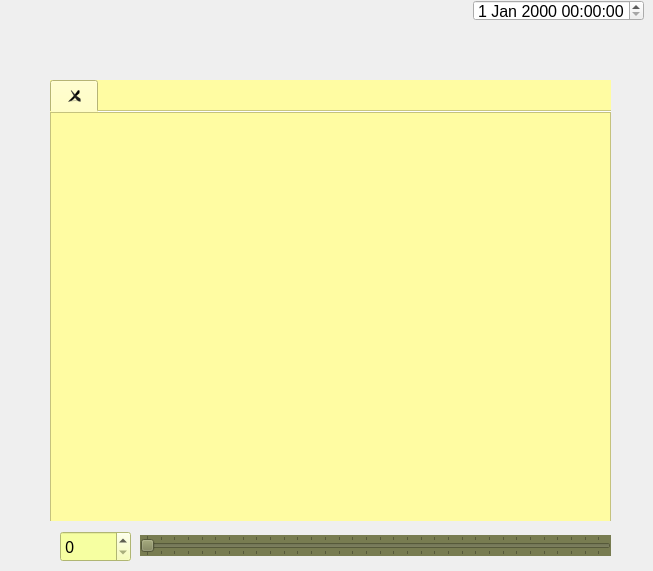
  <widget class="QWidget" name="centralWidget">
   <property name="focusPolicy">
    <enum>Qt::ClickFocus</enum>
   </property>
   <property name="acceptDrops">
    <bool>true</bool>
   </property>
   <widget class="QTabWidget" name="tabWidget">
    <property name="geometry">
     <rect>
      <x>50</x>
      <y>80</y>
      <width>561</width>
      <height>441</height>
     </rect>
    </property>
    <property name="minimumSize">
     <size>
      <width>561</width>
      <height>441</height>
     </size>
    </property>
    <property name="maximumSize">
     <size>
      <width>561</width>
      <height>441</height>
     </size>
    </property>
    <property name="acceptDrops">
     <bool>true</bool>
    </property>
    <property name="styleSheet">
     <string notr="true">background-color: rgb(255, 252, 162);</string>
    </property>
    <property name="tabPosition">
     <enum>QTabWidget::North</enum>
    </property>
    <property name="iconSize">
     <size>
      <width>16</width>
      <height>16</height>
     </size>
    </property>
    <property name="documentMode">
     <bool>true</bool>
    </property>
    <property name="tabsClosable">
     <bool>true</bool>
    </property>
    <property name="movable">
     <bool>true</bool>
    </property>
    <widget class="QWidget" name="tabWidgetPage1">
     <attribute name="title">
      <string/>
     </attribute>
     <widget class="QTextEdit" name="textEdit">
      <property name="geometry">
       <rect>
        <x>0</x>
        <y>0</y>
        <width>561</width>
        <height>411</height>
       </rect>
      </property>
      <property name="autoFormatting">
       <set>QTextEdit::AutoNone</set>
      </property>
     </widget>
    </widget>
   </widget>
   <widget class="QSpinBox" name="spinBox">
    <property name="geometry">
     <rect>
      <x>60</x>
      <y>531</y>
      <width>71</width>
      <height>31</height>
     </rect>
    </property>
    <property name="palette">
     <palette>
      <active>
       <colorrole role="Button">
        <brush brushstyle="SolidPattern">
         <color alpha="255">
          <red>246</red>
          <green>255</green>
          <blue>161</blue>
         </color>
        </brush>
       </colorrole>
       <colorrole role="Base">
        <brush brushstyle="SolidPattern">
         <color alpha="255">
          <red>246</red>
          <green>255</green>
          <blue>161</blue>
         </color>
        </brush>
       </colorrole>
       <colorrole role="Window">
        <brush brushstyle="SolidPattern">
         <color alpha="255">
          <red>246</red>
          <green>255</green>
          <blue>161</blue>
         </color>
        </brush>
       </colorrole>
      </active>
      <inactive>
       <colorrole role="Button">
        <brush brushstyle="SolidPattern">
         <color alpha="255">
          <red>246</red>
          <green>255</green>
          <blue>161</blue>
         </color>
        </brush>
       </colorrole>
       <colorrole role="Base">
        <brush brushstyle="SolidPattern">
         <color alpha="255">
          <red>246</red>
          <green>255</green>
          <blue>161</blue>
         </color>
        </brush>
       </colorrole>
       <colorrole role="Window">
        <brush brushstyle="SolidPattern">
         <color alpha="255">
          <red>246</red>
          <green>255</green>
          <blue>161</blue>
         </color>
        </brush>
       </colorrole>
      </inactive>
      <disabled>
       <colorrole role="Button">
        <brush brushstyle="SolidPattern">
         <color alpha="255">
          <red>246</red>
          <green>255</green>
          <blue>161</blue>
         </color>
        </brush>
       </colorrole>
       <colorrole role="Base">
        <brush brushstyle="SolidPattern">
         <color alpha="255">
          <red>246</red>
          <green>255</green>
          <blue>161</blue>
         </color>
        </brush>
       </colorrole>
       <colorrole role="Window">
        <brush brushstyle="SolidPattern">
         <color alpha="255">
          <red>246</red>
          <green>255</green>
          <blue>161</blue>
         </color>
        </brush>
       </colorrole>
      </disabled>
     </palette>
    </property>
    <property name="font">
     <font>
      <family>Book Antiqua</family>
      <pointsize>12</pointsize>
     </font>
    </property>
    <property name="styleSheet">
     <string notr="true">background-color: rgb(246, 255, 161);</string>
    </property>
    <property name="inputMethodHints">
     <set>Qt::ImhDigitsOnly</set>
    </property>
    <property name="correctionMode">
     <enum>QAbstractSpinBox::CorrectToNearestValue</enum>
    </property>
    <property name="maximum">
     <number>1000</number>
    </property>
    <property name="singleStep">
     <number>10</number>
    </property>
   </widget>
   <widget class="QSlider" name="horizontalSlider">
    <property name="geometry">
     <rect>
      <x>140</x>
      <y>535</y>
      <width>471</width>
      <height>21</height>
     </rect>
    </property>
    <property name="palette">
     <palette>
      <active>
       <colorrole role="WindowText">
        <brush brushstyle="SolidPattern">
         <color alpha="255">
          <red>41</red>
          <green>74</green>
          <blue>45</blue>
         </color>
        </brush>
       </colorrole>
       <colorrole role="Button">
        <brush brushstyle="SolidPattern">
         <color alpha="255">
          <red>120</red>
          <green>124</green>
          <blue>81</blue>
         </color>
        </brush>
       </colorrole>
       <colorrole role="Text">
        <brush brushstyle="SolidPattern">
         <color alpha="255">
          <red>41</red>
          <green>74</green>
          <blue>45</blue>
         </color>
        </brush>
       </colorrole>
       <colorrole role="ButtonText">
        <brush brushstyle="SolidPattern">
         <color alpha="255">
          <red>41</red>
          <green>74</green>
          <blue>45</blue>
         </color>
        </brush>
       </colorrole>
       <colorrole role="Base">
        <brush brushstyle="SolidPattern">
         <color alpha="255">
          <red>120</red>
          <green>124</green>
          <blue>81</blue>
         </color>
        </brush>
       </colorrole>
       <colorrole role="Window">
        <brush brushstyle="SolidPattern">
         <color alpha="255">
          <red>120</red>
          <green>124</green>
          <blue>81</blue>
         </color>
        </brush>
       </colorrole>
       <colorrole role="HighlightedText">
        <brush brushstyle="SolidPattern">
         <color alpha="255">
          <red>85</red>
          <green>170</green>
          <blue>127</blue>
         </color>
        </brush>
       </colorrole>
       <colorrole role="Link">
        <brush brushstyle="SolidPattern">
         <color alpha="255">
          <red>56</red>
          <green>85</green>
          <blue>58</blue>
         </color>
        </brush>
       </colorrole>
      </active>
      <inactive>
       <colorrole role="WindowText">
        <brush brushstyle="SolidPattern">
         <color alpha="255">
          <red>41</red>
          <green>74</green>
          <blue>45</blue>
         </color>
        </brush>
       </colorrole>
       <colorrole role="Button">
        <brush brushstyle="SolidPattern">
         <color alpha="255">
          <red>120</red>
          <green>124</green>
          <blue>81</blue>
         </color>
        </brush>
       </colorrole>
       <colorrole role="Text">
        <brush brushstyle="SolidPattern">
         <color alpha="255">
          <red>41</red>
          <green>74</green>
          <blue>45</blue>
         </color>
        </brush>
       </colorrole>
       <colorrole role="ButtonText">
        <brush brushstyle="SolidPattern">
         <color alpha="255">
          <red>41</red>
          <green>74</green>
          <blue>45</blue>
         </color>
        </brush>
       </colorrole>
       <colorrole role="Base">
        <brush brushstyle="SolidPattern">
         <color alpha="255">
          <red>120</red>
          <green>124</green>
          <blue>81</blue>
         </color>
        </brush>
       </colorrole>
       <colorrole role="Window">
        <brush brushstyle="SolidPattern">
         <color alpha="255">
          <red>120</red>
          <green>124</green>
          <blue>81</blue>
         </color>
        </brush>
       </colorrole>
       <colorrole role="HighlightedText">
        <brush brushstyle="SolidPattern">
         <color alpha="255">
          <red>85</red>
          <green>170</green>
          <blue>127</blue>
         </color>
        </brush>
       </colorrole>
       <colorrole role="Link">
        <brush brushstyle="SolidPattern">
         <color alpha="255">
          <red>105</red>
          <green>176</green>
          <blue>110</blue>
         </color>
        </brush>
       </colorrole>
      </inactive>
      <disabled>
       <colorrole role="WindowText">
        <brush brushstyle="SolidPattern">
         <color alpha="255">
          <red>41</red>
          <green>74</green>
          <blue>45</blue>
         </color>
        </brush>
       </colorrole>
       <colorrole role="Button">
        <brush brushstyle="SolidPattern">
         <color alpha="255">
          <red>120</red>
          <green>124</green>
          <blue>81</blue>
         </color>
        </brush>
       </colorrole>
       <colorrole role="Text">
        <brush brushstyle="SolidPattern">
         <color alpha="255">
          <red>41</red>
          <green>74</green>
          <blue>45</blue>
         </color>
        </brush>
       </colorrole>
       <colorrole role="ButtonText">
        <brush brushstyle="SolidPattern">
         <color alpha="255">
          <red>41</red>
          <green>74</green>
          <blue>45</blue>
         </color>
        </brush>
       </colorrole>
       <colorrole role="Base">
        <brush brushstyle="SolidPattern">
         <color alpha="255">
          <red>120</red>
          <green>124</green>
          <blue>81</blue>
         </color>
        </brush>
       </colorrole>
       <colorrole role="Window">
        <brush brushstyle="SolidPattern">
         <color alpha="255">
          <red>120</red>
          <green>124</green>
          <blue>81</blue>
         </color>
        </brush>
       </colorrole>
       <colorrole role="HighlightedText">
        <brush brushstyle="SolidPattern">
         <color alpha="255">
          <red>85</red>
          <green>170</green>
          <blue>127</blue>
         </color>
        </brush>
       </colorrole>
       <colorrole role="Link">
        <brush brushstyle="SolidPattern">
         <color alpha="255">
          <red>113</red>
          <green>189</green>
          <blue>92</blue>
         </color>
        </brush>
       </colorrole>
      </disabled>
     </palette>
    </property>
    <property name="styleSheet">
     <string notr="true">background-color: rgb(120, 124, 81);
color: rgb(41, 74, 45);
selection-color: rgb(85, 170, 127);</string>
    </property>
    <property name="maximum">
     <number>1000</number>
    </property>
    <property name="singleStep">
     <number>10</number>
    </property>
    <property name="pageStep">
     <number>1</number>
    </property>
    <property name="orientation">
     <enum>Qt::Horizontal</enum>
    </property>
    <property name="tickPosition">
     <enum>QSlider::TicksBothSides</enum>
    </property>
    <property name="tickInterval">
     <number>30</number>
    </property>
   </widget>
   <widget class="QDateTimeEdit" name="dateTimeEdit">
    <property name="geometry">
     <rect>
      <x>473</x>
      <y>0</y>
      <width>171</width>
      <height>21</height>
     </rect>
    </property>
    <property name="font">
     <font>
      <pointsize>12</pointsize>
     </font>
    </property>
   </widget>
  </widget>
